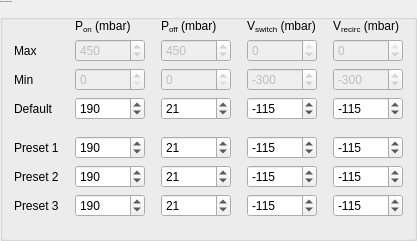
         <widget class="QGroupBox" name="groupBox_generalSettings_2">
          <property name="minimumSize">
           <size>
            <width>0</width>
            <height>100</height>
           </size>
          </property>
          <property name="font">
           <font>
            <pointsize>-1</pointsize>
           </font>
          </property>
          <property name="styleSheet">
           <string notr="true"/>
          </property>
          <property name="title">
           <string>Pressure / Vacuum settings</string>
          </property>
          <layout class="QGridLayout" name="gridLayout_14">
           <item row="0" column="2">
            <widget class="QLabel" name="label_27">
             <property name="font">
              <font>
               <pointsize>9</pointsize>
              </font>
             </property>
             <property name="text">
              <string notr="true">&lt;html&gt;&lt;head/&gt;&lt;body&gt;&lt;p&gt; P&lt;span style=&quot; vertical-align:sub;&quot;&gt;on&lt;/span&gt;  (mbar) &lt;/p&gt;&lt;/body&gt;&lt;/html&gt;</string>
             </property>
            </widget>
           </item>
           <item row="0" column="4">
            <widget class="QLabel" name="label_25">
             <property name="font">
              <font>
               <pointsize>9</pointsize>
              </font>
             </property>
             <property name="text">
              <string notr="true">&lt;html&gt;&lt;head/&gt;&lt;body&gt;&lt;p&gt; P&lt;span style=&quot; vertical-align:sub;&quot;&gt;off&lt;/span&gt; (mbar)&lt;/p&gt;&lt;/body&gt;&lt;/html&gt;</string>
             </property>
            </widget>
           </item>
           <item row="0" column="6">
            <widget class="QLabel" name="label_26">
             <property name="font">
              <font>
               <pointsize>9</pointsize>
              </font>
             </property>
             <property name="text">
              <string notr="true">&lt;html&gt;&lt;head/&gt;&lt;body&gt;&lt;p&gt; V&lt;span style=&quot; vertical-align:sub;&quot;&gt;switch&lt;/span&gt; (mbar)&lt;/p&gt;&lt;/body&gt;&lt;/html&gt;</string>
             </property>
            </widget>
           </item>
           <item row="1" column="1">
            <spacer name="horizontalSpacer_6">
             <property name="orientation">
              <enum>Qt::Horizontal</enum>
             </property>
             <property name="sizeType">
              <enum>QSizePolicy::Minimum</enum>
             </property>
             <property name="sizeHint" stdset="0">
              <size>
               <width>10</width>
               <height>20</height>
              </size>
             </property>
            </spacer>
           </item>
           <item row="1" column="5">
            <spacer name="horizontalSpacer_7">
             <property name="orientation">
              <enum>Qt::Horizontal</enum>
             </property>
             <property name="sizeType">
              <enum>QSizePolicy::Minimum</enum>
             </property>
             <property name="sizeHint" stdset="0">
              <size>
               <width>10</width>
               <height>20</height>
              </size>
             </property>
            </spacer>
           </item>
           <item row="1" column="2">
            <widget class="QSpinBox" name="spinBox_p_on_max">
             <property name="enabled">
              <bool>false</bool>
             </property>
             <property name="sizePolicy">
              <sizepolicy hsizetype="Minimum" vsizetype="Preferred">
               <horstretch>0</horstretch>
               <verstretch>0</verstretch>
              </sizepolicy>
             </property>
             <property name="font">
              <font>
               <pointsize>9</pointsize>
              </font>
             </property>
             <property name="toolTip">
              <string>&lt;html&gt;&lt;head/&gt;&lt;body&gt;&lt;p&gt;Max possible value for Pon pressure in PPC1&lt;/p&gt;&lt;/body&gt;&lt;/html&gt;</string>
             </property>
             <property name="maximum">
              <number>1000</number>
             </property>
             <property name="value">
              <number>450</number>
             </property>
            </widget>
           </item>
           <item row="0" column="8">
            <widget class="QLabel" name="label_31">
             <property name="font">
              <font>
               <pointsize>9</pointsize>
              </font>
             </property>
             <property name="text">
              <string notr="true">&lt;html&gt;&lt;head/&gt;&lt;body&gt;&lt;p&gt; V&lt;span style=&quot; vertical-align:sub;&quot;&gt;recirc&lt;/span&gt; (mbar)&lt;/p&gt;&lt;/body&gt;&lt;/html&gt;</string>
             </property>
            </widget>
           </item>
           <item row="1" column="0">
            <widget class="QLabel" name="label_29">
             <property name="font">
              <font>
               <pointsize>9</pointsize>
              </font>
             </property>
             <property name="text">
              <string>Max</string>
             </property>
            </widget>
           </item>
           <item row="1" column="3">
            <spacer name="horizontalSpacer_8">
             <property name="orientation">
              <enum>Qt::Horizontal</enum>
             </property>
             <property name="sizeType">
              <enum>QSizePolicy::Minimum</enum>
             </property>
             <property name="sizeHint" stdset="0">
              <size>
               <width>10</width>
               <height>20</height>
              </size>
             </property>
            </spacer>
           </item>
           <item row="1" column="4">
            <widget class="QSpinBox" name="spinBox_p_off_max">
             <property name="enabled">
              <bool>false</bool>
             </property>
             <property name="sizePolicy">
              <sizepolicy hsizetype="Minimum" vsizetype="Preferred">
               <horstretch>0</horstretch>
               <verstretch>0</verstretch>
              </sizepolicy>
             </property>
             <property name="font">
              <font>
               <pointsize>9</pointsize>
              </font>
             </property>
             <property name="toolTip">
              <string>&lt;html&gt;&lt;head/&gt;&lt;body&gt;&lt;p&gt;Max possible value for Poff pressure in PPC1&lt;/p&gt;&lt;/body&gt;&lt;/html&gt;</string>
             </property>
             <property name="maximum">
              <number>1000</number>
             </property>
             <property name="value">
              <number>450</number>
             </property>
            </widget>
           </item>
           <item row="3" column="2">
            <widget class="QSpinBox" name="spinBox_p_on_default">
             <property name="sizePolicy">
              <sizepolicy hsizetype="Minimum" vsizetype="Preferred">
               <horstretch>0</horstretch>
               <verstretch>0</verstretch>
              </sizepolicy>
             </property>
             <property name="minimumSize">
              <size>
               <width>70</width>
               <height>0</height>
              </size>
             </property>
             <property name="font">
              <font>
               <pointsize>9</pointsize>
              </font>
             </property>
             <property name="toolTip">
              <string>&lt;html&gt;&lt;head/&gt;&lt;body&gt;&lt;p&gt;Default operational value for Pon pressure in PPC1&lt;/p&gt;&lt;/body&gt;&lt;/html&gt;</string>
             </property>
             <property name="maximum">
              <number>450</number>
             </property>
             <property name="value">
              <number>190</number>
             </property>
            </widget>
           </item>
           <item row="3" column="4">
            <widget class="QSpinBox" name="spinBox_p_off_default">
             <property name="sizePolicy">
              <sizepolicy hsizetype="Minimum" vsizetype="Preferred">
               <horstretch>0</horstretch>
               <verstretch>0</verstretch>
              </sizepolicy>
             </property>
             <property name="minimumSize">
              <size>
               <width>70</width>
               <height>0</height>
              </size>
             </property>
             <property name="font">
              <font>
               <pointsize>9</pointsize>
              </font>
             </property>
             <property name="toolTip">
              <string>&lt;html&gt;&lt;head/&gt;&lt;body&gt;&lt;p&gt;Default operational value for Poff pressure in PPC1&lt;/p&gt;&lt;/body&gt;&lt;/html&gt;</string>
             </property>
             <property name="maximum">
              <number>450</number>
             </property>
             <property name="value">
              <number>21</number>
             </property>
            </widget>
           </item>
           <item row="3" column="6">
            <widget class="QSpinBox" name="spinBox_v_switch_default">
             <property name="sizePolicy">
              <sizepolicy hsizetype="Minimum" vsizetype="Preferred">
               <horstretch>0</horstretch>
               <verstretch>0</verstretch>
              </sizepolicy>
             </property>
             <property name="minimumSize">
              <size>
               <width>70</width>
               <height>0</height>
              </size>
             </property>
             <property name="font">
              <font>
               <pointsize>9</pointsize>
              </font>
             </property>
             <property name="toolTip">
              <string>&lt;html&gt;&lt;head/&gt;&lt;body&gt;&lt;p&gt;Default operational value for Vswitch vacuum in PPC1&lt;/p&gt;&lt;/body&gt;&lt;/html&gt;</string>
             </property>
             <property name="minimum">
              <number>-300</number>
             </property>
             <property name="maximum">
              <number>0</number>
             </property>
             <property name="value">
              <number>-115</number>
             </property>
            </widget>
           </item>
           <item row="3" column="8">
            <widget class="QSpinBox" name="spinBox_v_recirc_default">
             <property name="sizePolicy">
              <sizepolicy hsizetype="Minimum" vsizetype="Preferred">
               <horstretch>0</horstretch>
               <verstretch>0</verstretch>
              </sizepolicy>
             </property>
             <property name="minimumSize">
              <size>
               <width>70</width>
               <height>0</height>
              </size>
             </property>
             <property name="font">
              <font>
               <pointsize>9</pointsize>
              </font>
             </property>
             <property name="toolTip">
              <string>&lt;html&gt;&lt;head/&gt;&lt;body&gt;&lt;p&gt;Default operational value for Vrecirc vacuum in PPC1&lt;/p&gt;&lt;/body&gt;&lt;/html&gt;</string>
             </property>
             <property name="minimum">
              <number>-300</number>
             </property>
             <property name="maximum">
              <number>0</number>
             </property>
             <property name="value">
              <number>-115</number>
             </property>
            </widget>
           </item>
           <item row="1" column="8">
            <widget class="QSpinBox" name="spinBox_v_recirc_max">
             <property name="enabled">
              <bool>false</bool>
             </property>
             <property name="sizePolicy">
              <sizepolicy hsizetype="Minimum" vsizetype="Preferred">
               <horstretch>0</horstretch>
               <verstretch>0</verstretch>
              </sizepolicy>
             </property>
             <property name="font">
              <font>
               <pointsize>9</pointsize>
              </font>
             </property>
             <property name="toolTip">
              <string>&lt;html&gt;&lt;head/&gt;&lt;body&gt;&lt;p&gt;Max possible value for Vrecirc vacuum in PPC1&lt;/p&gt;&lt;/body&gt;&lt;/html&gt;</string>
             </property>
             <property name="minimum">
              <number>-1000</number>
             </property>
             <property name="maximum">
              <number>0</number>
             </property>
            </widget>
           </item>
           <item row="2" column="0">
            <widget class="QLabel" name="label_30">
             <property name="font">
              <font>
               <pointsize>9</pointsize>
              </font>
             </property>
             <property name="text">
              <string>Min</string>
             </property>
            </widget>
           </item>
           <item row="2" column="8">
            <widget class="QSpinBox" name="spinBox_v_recirc_min">
             <property name="enabled">
              <bool>false</bool>
             </property>
             <property name="sizePolicy">
              <sizepolicy hsizetype="Minimum" vsizetype="Preferred">
               <horstretch>0</horstretch>
               <verstretch>0</verstretch>
              </sizepolicy>
             </property>
             <property name="font">
              <font>
               <pointsize>9</pointsize>
              </font>
             </property>
             <property name="toolTip">
              <string>&lt;html&gt;&lt;head/&gt;&lt;body&gt;&lt;p&gt;Min possible value for Vrecirc vacuum in PPC1&lt;/p&gt;&lt;/body&gt;&lt;/html&gt;</string>
             </property>
             <property name="minimum">
              <number>-1000</number>
             </property>
             <property name="maximum">
              <number>0</number>
             </property>
             <property name="value">
              <number>-300</number>
             </property>
            </widget>
           </item>
           <item row="3" column="0">
            <widget class="QLabel" name="label_28">
             <property name="font">
              <font>
               <pointsize>9</pointsize>
              </font>
             </property>
             <property name="text">
              <string>Default</string>
             </property>
            </widget>
           </item>
           <item row="2" column="4">
            <widget class="QSpinBox" name="spinBox_p_off_min">
             <property name="enabled">
              <bool>false</bool>
             </property>
             <property name="sizePolicy">
              <sizepolicy hsizetype="Minimum" vsizetype="Preferred">
               <horstretch>0</horstretch>
               <verstretch>0</verstretch>
              </sizepolicy>
             </property>
             <property name="font">
              <font>
               <pointsize>9</pointsize>
              </font>
             </property>
             <property name="toolTip">
              <string>&lt;html&gt;&lt;head/&gt;&lt;body&gt;&lt;p&gt;Min possible value for Poff pressure in PPC1&lt;/p&gt;&lt;/body&gt;&lt;/html&gt;</string>
             </property>
             <property name="maximum">
              <number>1000</number>
             </property>
            </widget>
           </item>
           <item row="1" column="7">
            <spacer name="horizontalSpacer_11">
             <property name="orientation">
              <enum>Qt::Horizontal</enum>
             </property>
             <property name="sizeType">
              <enum>QSizePolicy::Minimum</enum>
             </property>
             <property name="sizeHint" stdset="0">
              <size>
               <width>10</width>
               <height>20</height>
              </size>
             </property>
            </spacer>
           </item>
           <item row="2" column="2">
            <widget class="QSpinBox" name="spinBox_p_on_min">
             <property name="enabled">
              <bool>false</bool>
             </property>
             <property name="sizePolicy">
              <sizepolicy hsizetype="Minimum" vsizetype="Preferred">
               <horstretch>0</horstretch>
               <verstretch>0</verstretch>
              </sizepolicy>
             </property>
             <property name="font">
              <font>
               <pointsize>9</pointsize>
              </font>
             </property>
             <property name="toolTip">
              <string>&lt;html&gt;&lt;head/&gt;&lt;body&gt;&lt;p&gt;Min possible value for Pon pressure in PPC1&lt;/p&gt;&lt;/body&gt;&lt;/html&gt;</string>
             </property>
             <property name="maximum">
              <number>1000</number>
             </property>
            </widget>
           </item>
           <item row="1" column="6">
            <widget class="QSpinBox" name="spinBox_v_switch_max">
             <property name="enabled">
              <bool>false</bool>
             </property>
             <property name="sizePolicy">
              <sizepolicy hsizetype="Minimum" vsizetype="Preferred">
               <horstretch>0</horstretch>
               <verstretch>0</verstretch>
              </sizepolicy>
             </property>
             <property name="font">
              <font>
               <pointsize>9</pointsize>
              </font>
             </property>
             <property name="toolTip">
              <string>&lt;html&gt;&lt;head/&gt;&lt;body&gt;&lt;p&gt;Max possibile value for Vswitch vacuum in PPC1&lt;/p&gt;&lt;/body&gt;&lt;/html&gt;</string>
             </property>
             <property name="minimum">
              <number>-1000</number>
             </property>
             <property name="maximum">
              <number>0</number>
             </property>
            </widget>
           </item>
           <item row="2" column="6">
            <widget class="QSpinBox" name="spinBox_v_switch_min">
             <property name="enabled">
              <bool>false</bool>
             </property>
             <property name="sizePolicy">
              <sizepolicy hsizetype="Minimum" vsizetype="Preferred">
               <horstretch>0</horstretch>
               <verstretch>0</verstretch>
              </sizepolicy>
             </property>
             <property name="font">
              <font>
               <pointsize>9</pointsize>
              </font>
             </property>
             <property name="toolTip">
              <string>&lt;html&gt;&lt;head/&gt;&lt;body&gt;&lt;p&gt;Min possible value for Vswitch vacuum in PPC1&lt;/p&gt;&lt;/body&gt;&lt;/html&gt;</string>
             </property>
             <property name="minimum">
              <number>-1000</number>
             </property>
             <property name="maximum">
              <number>0</number>
             </property>
             <property name="value">
              <number>-300</number>
             </property>
            </widget>
           </item>
           <item row="5" column="6">
            <widget class="QSpinBox" name="spinBox_v_switch_preset1">
             <property name="minimumSize">
              <size>
               <width>0</width>
               <height>20</height>
              </size>
             </property>
             <property name="font">
              <font>
               <pointsize>9</pointsize>
              </font>
             </property>
             <property name="toolTip">
              <string>&lt;html&gt;&lt;head/&gt;&lt;body&gt;&lt;p&gt;Vswitch vacuum value for preset 1&lt;/p&gt;&lt;/body&gt;&lt;/html&gt;</string>
             </property>
             <property name="minimum">
              <number>-300</number>
             </property>
             <property name="maximum">
              <number>0</number>
             </property>
             <property name="value">
              <number>-115</number>
             </property>
            </widget>
           </item>
           <item row="5" column="2">
            <widget class="QSpinBox" name="spinBox_p_on_preset1">
             <property name="minimumSize">
              <size>
               <width>0</width>
               <height>20</height>
              </size>
             </property>
             <property name="font">
              <font>
               <pointsize>9</pointsize>
              </font>
             </property>
             <property name="toolTip">
              <string>&lt;html&gt;&lt;head/&gt;&lt;body&gt;&lt;p&gt;Pon pressure value for preset 1&lt;/p&gt;&lt;/body&gt;&lt;/html&gt;</string>
             </property>
             <property name="maximum">
              <number>450</number>
             </property>
             <property name="value">
              <number>190</number>
             </property>
            </widget>
           </item>
           <item row="5" column="0" colspan="2">
            <widget class="QLabel" name="label_16">
             <property name="minimumSize">
              <size>
               <width>0</width>
               <height>20</height>
              </size>
             </property>
             <property name="font">
              <font>
               <pointsize>9</pointsize>
              </font>
             </property>
             <property name="text">
              <string>Preset 1</string>
             </property>
            </widget>
           </item>
           <item row="5" column="4">
            <widget class="QSpinBox" name="spinBox_p_off_preset1">
             <property name="minimumSize">
              <size>
               <width>0</width>
               <height>20</height>
              </size>
             </property>
             <property name="font">
              <font>
               <pointsize>9</pointsize>
              </font>
             </property>
             <property name="toolTip">
              <string>&lt;html&gt;&lt;head/&gt;&lt;body&gt;&lt;p&gt;Poff pressure value for preset 1&lt;/p&gt;&lt;/body&gt;&lt;/html&gt;</string>
             </property>
             <property name="maximum">
              <number>450</number>
             </property>
             <property name="value">
              <number>21</number>
             </property>
            </widget>
           </item>
           <item row="6" column="8">
            <widget class="QSpinBox" name="spinBox_v_recirc_preset2">
             <property name="minimumSize">
              <size>
               <width>0</width>
               <height>20</height>
              </size>
             </property>
             <property name="font">
              <font>
               <pointsize>9</pointsize>
              </font>
             </property>
             <property name="toolTip">
              <string>&lt;html&gt;&lt;head/&gt;&lt;body&gt;&lt;p&gt;Vrecirc vacuum value for preset 2&lt;/p&gt;&lt;/body&gt;&lt;/html&gt;</string>
             </property>
             <property name="minimum">
              <number>-300</number>
             </property>
             <property name="maximum">
              <number>0</number>
             </property>
             <property name="value">
              <number>-115</number>
             </property>
            </widget>
           </item>
           <item row="6" column="4">
            <widget class="QSpinBox" name="spinBox_p_off_preset2">
             <property name="minimumSize">
              <size>
               <width>0</width>
               <height>20</height>
              </size>
             </property>
             <property name="font">
              <font>
               <pointsize>9</pointsize>
              </font>
             </property>
             <property name="toolTip">
              <string>&lt;html&gt;&lt;head/&gt;&lt;body&gt;&lt;p&gt;Poff pressure value for preset 2&lt;/p&gt;&lt;/body&gt;&lt;/html&gt;</string>
             </property>
             <property name="maximum">
              <number>450</number>
             </property>
             <property name="value">
              <number>21</number>
             </property>
            </widget>
           </item>
           <item row="6" column="6">
            <widget class="QSpinBox" name="spinBox_v_switch_preset2">
             <property name="minimumSize">
              <size>
               <width>0</width>
               <height>20</height>
              </size>
             </property>
             <property name="font">
              <font>
               <pointsize>9</pointsize>
              </font>
             </property>
             <property name="toolTip">
              <string>&lt;html&gt;&lt;head/&gt;&lt;body&gt;&lt;p&gt;Vswitch vacuum value for preset 2&lt;/p&gt;&lt;/body&gt;&lt;/html&gt;</string>
             </property>
             <property name="minimum">
              <number>-300</number>
             </property>
             <property name="maximum">
              <number>0</number>
             </property>
             <property name="value">
              <number>-115</number>
             </property>
            </widget>
           </item>
           <item row="6" column="2">
            <widget class="QSpinBox" name="spinBox_p_on_preset2">
             <property name="minimumSize">
              <size>
               <width>0</width>
               <height>20</height>
              </size>
             </property>
             <property name="font">
              <font>
               <pointsize>9</pointsize>
              </font>
             </property>
             <property name="toolTip">
              <string>&lt;html&gt;&lt;head/&gt;&lt;body&gt;&lt;p&gt;Pon pressure value for preset 2&lt;/p&gt;&lt;/body&gt;&lt;/html&gt;</string>
             </property>
             <property name="maximum">
              <number>450</number>
             </property>
             <property name="value">
              <number>190</number>
             </property>
            </widget>
           </item>
           <item row="5" column="8">
            <widget class="QSpinBox" name="spinBox_v_recirc_preset1">
             <property name="minimumSize">
              <size>
               <width>0</width>
               <height>20</height>
              </size>
             </property>
             <property name="font">
              <font>
               <pointsize>9</pointsize>
              </font>
             </property>
             <property name="toolTip">
              <string>&lt;html&gt;&lt;head/&gt;&lt;body&gt;&lt;p&gt;Vrecirc vacuum value for preset 1&lt;/p&gt;&lt;/body&gt;&lt;/html&gt;</string>
             </property>
             <property name="minimum">
              <number>-300</number>
             </property>
             <property name="maximum">
              <number>0</number>
             </property>
             <property name="value">
              <number>-115</number>
             </property>
            </widget>
           </item>
           <item row="7" column="0" colspan="2">
            <widget class="QLabel" name="label_21">
             <property name="minimumSize">
              <size>
               <width>0</width>
               <height>20</height>
              </size>
             </property>
             <property name="font">
              <font>
               <pointsize>9</pointsize>
              </font>
             </property>
             <property name="text">
              <string>Preset 3</string>
             </property>
            </widget>
           </item>
           <item row="7" column="2">
            <widget class="QSpinBox" name="spinBox_p_on_preset3">
             <property name="minimumSize">
              <size>
               <width>0</width>
               <height>20</height>
              </size>
             </property>
             <property name="font">
              <font>
               <pointsize>9</pointsize>
              </font>
             </property>
             <property name="toolTip">
              <string>&lt;html&gt;&lt;head/&gt;&lt;body&gt;&lt;p&gt;Pon pressure value for preset 3&lt;/p&gt;&lt;/body&gt;&lt;/html&gt;</string>
             </property>
             <property name="maximum">
              <number>450</number>
             </property>
             <property name="value">
              <number>190</number>
             </property>
            </widget>
           </item>
           <item row="6" column="0" colspan="2">
            <widget class="QLabel" name="label_20">
             <property name="minimumSize">
              <size>
               <width>0</width>
               <height>20</height>
              </size>
             </property>
             <property name="font">
              <font>
               <pointsize>9</pointsize>
              </font>
             </property>
             <property name="text">
              <string>Preset 2</string>
             </property>
            </widget>
           </item>
           <item row="7" column="4">
            <widget class="QSpinBox" name="spinBox_p_off_preset3">
             <property name="minimumSize">
              <size>
               <width>0</width>
               <height>20</height>
              </size>
             </property>
             <property name="font">
              <font>
               <pointsize>9</pointsize>
              </font>
             </property>
             <property name="toolTip">
              <string>&lt;html&gt;&lt;head/&gt;&lt;body&gt;&lt;p&gt;Poff pressure value for preset 3&lt;/p&gt;&lt;/body&gt;&lt;/html&gt;</string>
             </property>
             <property name="maximum">
              <number>450</number>
             </property>
             <property name="value">
              <number>21</number>
             </property>
            </widget>
           </item>
           <item row="7" column="6">
            <widget class="QSpinBox" name="spinBox_v_switch_preset3">
             <property name="minimumSize">
              <size>
               <width>0</width>
               <height>20</height>
              </size>
             </property>
             <property name="font">
              <font>
               <pointsize>9</pointsize>
              </font>
             </property>
             <property name="toolTip">
              <string>&lt;html&gt;&lt;head/&gt;&lt;body&gt;&lt;p&gt;Vswitch vacuum value for preset 3&lt;/p&gt;&lt;/body&gt;&lt;/html&gt;</string>
             </property>
             <property name="minimum">
              <number>-300</number>
             </property>
             <property name="maximum">
              <number>0</number>
             </property>
             <property name="value">
              <number>-115</number>
             </property>
            </widget>
           </item>
           <item row="7" column="8">
            <widget class="QSpinBox" name="spinBox_v_recirc_preset3">
             <property name="minimumSize">
              <size>
               <width>0</width>
               <height>20</height>
              </size>
             </property>
             <property name="font">
              <font>
               <pointsize>9</pointsize>
              </font>
             </property>
             <property name="toolTip">
              <string>&lt;html&gt;&lt;head/&gt;&lt;body&gt;&lt;p&gt;Vrecirc vacuum value for preset 3&lt;/p&gt;&lt;/body&gt;&lt;/html&gt;</string>
             </property>
             <property name="minimum">
              <number>-300</number>
             </property>
             <property name="maximum">
              <number>0</number>
             </property>
             <property name="value">
              <number>-115</number>
             </property>
            </widget>
           </item>
           <item row="8" column="0">
            <spacer name="verticalSpacer_8">
             <property name="orientation">
              <enum>Qt::Vertical</enum>
             </property>
             <property name="sizeHint" stdset="0">
              <size>
               <width>20</width>
               <height>10</height>
              </size>
             </property>
            </spacer>
           </item>
           <item row="4" column="0">
            <spacer name="verticalSpacer">
             <property name="orientation">
              <enum>Qt::Vertical</enum>
             </property>
             <property name="sizeType">
              <enum>QSizePolicy::Fixed</enum>
             </property>
             <property name="sizeHint" stdset="0">
              <size>
               <width>20</width>
               <height>10</height>
              </size>
             </property>
            </spacer>
           </item>
          </layout>
         </widget>
